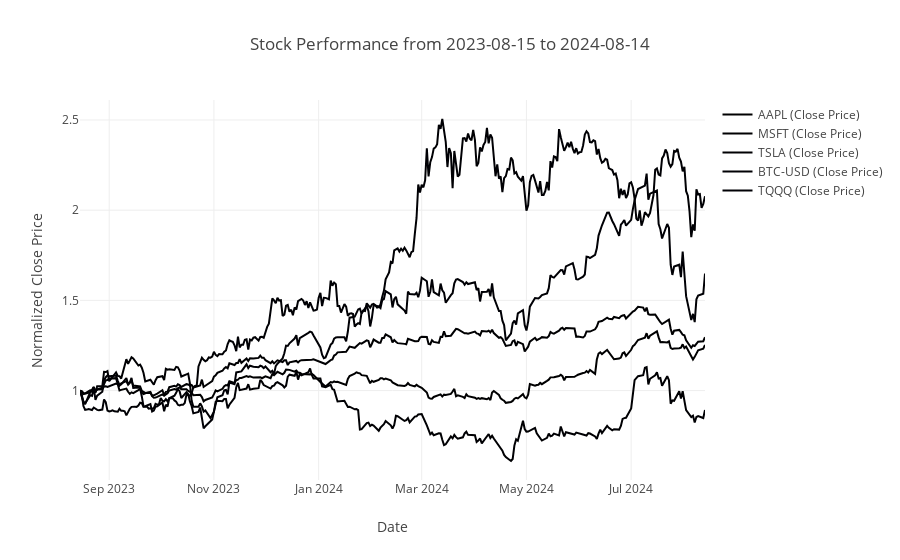

Source (notebook cell):
### Code cell
import stock_performance

symbols = ['AAPL', 'MSFT', 'TSLA', 'BTC-USD', 'TQQQ']
period = '1y'  # Options: 'ytd', '1d', '5d', '1m', '6m', '1y', '2y', '3y', '5y', '10y', '20y'
start_date = None #'2024-01-01'  # '2021-01-01' can be specified here to override period
end_date = None  # Example: '2023-12-31'

fig = stock_performance.get_and_print_stock_performance(symbols, period=period, start_date=start_date, end_date=end_date, normalize=True,environment='notebook')
fig.show()

### Figure 1 — Plotly figure (JSON) as saved in the notebook; plotly's stock layout.template omitted (floating-point values rounded to 4 significant figures; data arrays with more than 128 entries replaced by an {"elided": "..."} marker saying what was removed)
{"data": [{"mode": "lines", "name": "AAPL (Close Price)", "type": "scatter", "x": {"elided": "251 str values"}, "y": {"elided": "251 float values"}}, {"mode": "lines", "name": "MSFT (Close Price)", "type": "scatter", "x": {"elided": "251 str values"}, "y": {"elided": "251 float values"}}, {"mode": "lines", "name": "TSLA (Close Price)", "type": "scatter", "x": {"elided": "251 str values"}, "y": {"elided": "251 float values"}}, {"mode": "lines", "name": "BTC-USD (Close Price)", "type": "scatter", "x": {"elided": "365 str values"}, "y": {"elided": "365 float values"}}, {"mode": "lines", "name": "TQQQ (Close Price)", "type": "scatter", "x": {"elided": "251 str values"}, "y": {"elided": "251 float values"}}], "layout": {"hovermode": "x unified", "title": {"text": "Stock Performance from 2023-08-15 to 2024-08-14"}, "xaxis": {"title": {"text": "Date"}}, "yaxis": {"title": {"text": "Normalized Close Price"}}}}
